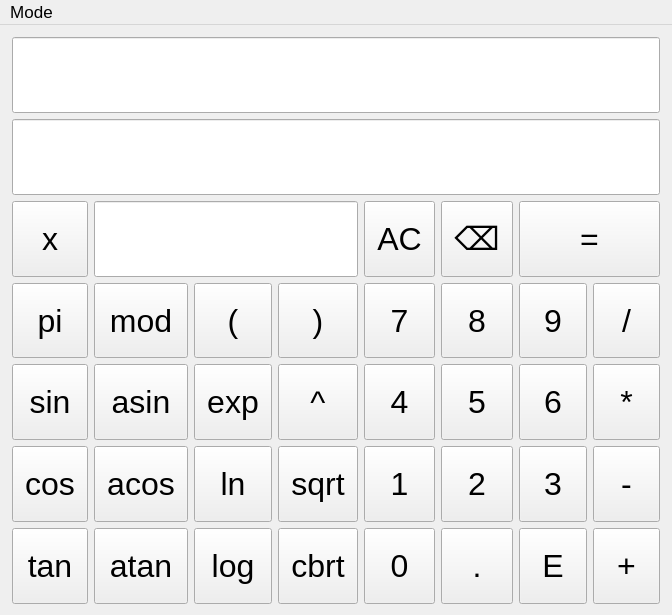
<?xml version="1.0" encoding="UTF-8"?>
<ui version="4.0">
 <class>MainWindow</class>
 <widget class="QMainWindow" name="MainWindow">
  <property name="geometry">
   <rect>
    <x>0</x>
    <y>0</y>
    <width>672</width>
    <height>615</height>
   </rect>
  </property>
  <property name="sizePolicy">
   <sizepolicy hsizetype="Expanding" vsizetype="Expanding">
    <horstretch>0</horstretch>
    <verstretch>0</verstretch>
   </sizepolicy>
  </property>
  <property name="minimumSize">
   <size>
    <width>672</width>
    <height>615</height>
   </size>
  </property>
  <property name="maximumSize">
   <size>
    <width>672</width>
    <height>615</height>
   </size>
  </property>
  <property name="sizeIncrement">
   <size>
    <width>0</width>
    <height>0</height>
   </size>
  </property>
  <property name="font">
   <font>
    <pointsize>24</pointsize>
   </font>
  </property>
  <property name="windowTitle">
   <string>Engineer Calculator</string>
  </property>
  <widget class="QWidget" name="centralwidget">
   <property name="minimumSize">
    <size>
     <width>672</width>
     <height>591</height>
    </size>
   </property>
   <property name="maximumSize">
    <size>
     <width>16777215</width>
     <height>16777215</height>
    </size>
   </property>
   <layout class="QGridLayout" name="gridLayout">
    <property name="leftMargin">
     <number>12</number>
    </property>
    <property name="topMargin">
     <number>12</number>
    </property>
    <property name="rightMargin">
     <number>12</number>
    </property>
    <property name="bottomMargin">
     <number>12</number>
    </property>
    <property name="spacing">
     <number>-1</number>
    </property>
    <item row="2" column="1" colspan="3">
     <widget class="QLineEdit" name="lineEdit_input_x">
      <property name="sizePolicy">
       <sizepolicy hsizetype="Ignored" vsizetype="Expanding">
        <horstretch>0</horstretch>
        <verstretch>0</verstretch>
       </sizepolicy>
      </property>
      <property name="frame">
       <bool>true</bool>
      </property>
     </widget>
    </item>
    <item row="5" column="5">
     <widget class="QToolButton" name="toolButton_2">
      <property name="sizePolicy">
       <sizepolicy hsizetype="Expanding" vsizetype="Expanding">
        <horstretch>0</horstretch>
        <verstretch>0</verstretch>
       </sizepolicy>
      </property>
      <property name="minimumSize">
       <size>
        <width>40</width>
        <height>40</height>
       </size>
      </property>
      <property name="cursor">
       <cursorShape>PointingHandCursor</cursorShape>
      </property>
      <property name="text">
       <string>2</string>
      </property>
     </widget>
    </item>
    <item row="3" column="4">
     <widget class="QToolButton" name="toolButton_7">
      <property name="sizePolicy">
       <sizepolicy hsizetype="Expanding" vsizetype="Expanding">
        <horstretch>0</horstretch>
        <verstretch>0</verstretch>
       </sizepolicy>
      </property>
      <property name="minimumSize">
       <size>
        <width>40</width>
        <height>40</height>
       </size>
      </property>
      <property name="cursor">
       <cursorShape>PointingHandCursor</cursorShape>
      </property>
      <property name="text">
       <string>7</string>
      </property>
     </widget>
    </item>
    <item row="6" column="1">
     <widget class="QToolButton" name="toolButton_atan">
      <property name="sizePolicy">
       <sizepolicy hsizetype="Expanding" vsizetype="Expanding">
        <horstretch>0</horstretch>
        <verstretch>0</verstretch>
       </sizepolicy>
      </property>
      <property name="minimumSize">
       <size>
        <width>40</width>
        <height>40</height>
       </size>
      </property>
      <property name="cursor">
       <cursorShape>PointingHandCursor</cursorShape>
      </property>
      <property name="text">
       <string>atan</string>
      </property>
     </widget>
    </item>
    <item row="4" column="6">
     <widget class="QToolButton" name="toolButton_6">
      <property name="sizePolicy">
       <sizepolicy hsizetype="Expanding" vsizetype="Expanding">
        <horstretch>0</horstretch>
        <verstretch>0</verstretch>
       </sizepolicy>
      </property>
      <property name="minimumSize">
       <size>
        <width>40</width>
        <height>40</height>
       </size>
      </property>
      <property name="cursor">
       <cursorShape>PointingHandCursor</cursorShape>
      </property>
      <property name="text">
       <string>6</string>
      </property>
     </widget>
    </item>
    <item row="6" column="6">
     <widget class="QToolButton" name="toolButton_E">
      <property name="sizePolicy">
       <sizepolicy hsizetype="Expanding" vsizetype="Expanding">
        <horstretch>0</horstretch>
        <verstretch>0</verstretch>
       </sizepolicy>
      </property>
      <property name="minimumSize">
       <size>
        <width>40</width>
        <height>40</height>
       </size>
      </property>
      <property name="cursor">
       <cursorShape>PointingHandCursor</cursorShape>
      </property>
      <property name="whatsThis">
       <string/>
      </property>
      <property name="text">
       <string>E</string>
      </property>
     </widget>
    </item>
    <item row="5" column="4">
     <widget class="QToolButton" name="toolButton_1">
      <property name="sizePolicy">
       <sizepolicy hsizetype="Expanding" vsizetype="Expanding">
        <horstretch>0</horstretch>
        <verstretch>0</verstretch>
       </sizepolicy>
      </property>
      <property name="minimumSize">
       <size>
        <width>40</width>
        <height>40</height>
       </size>
      </property>
      <property name="cursor">
       <cursorShape>PointingHandCursor</cursorShape>
      </property>
      <property name="text">
       <string>1</string>
      </property>
     </widget>
    </item>
    <item row="6" column="2">
     <widget class="QToolButton" name="toolButton_log">
      <property name="sizePolicy">
       <sizepolicy hsizetype="Expanding" vsizetype="Expanding">
        <horstretch>0</horstretch>
        <verstretch>0</verstretch>
       </sizepolicy>
      </property>
      <property name="minimumSize">
       <size>
        <width>40</width>
        <height>40</height>
       </size>
      </property>
      <property name="cursor">
       <cursorShape>PointingHandCursor</cursorShape>
      </property>
      <property name="text">
       <string>log</string>
      </property>
     </widget>
    </item>
    <item row="6" column="5">
     <widget class="QToolButton" name="toolButton_point">
      <property name="sizePolicy">
       <sizepolicy hsizetype="Expanding" vsizetype="Expanding">
        <horstretch>0</horstretch>
        <verstretch>0</verstretch>
       </sizepolicy>
      </property>
      <property name="minimumSize">
       <size>
        <width>40</width>
        <height>40</height>
       </size>
      </property>
      <property name="cursor">
       <cursorShape>PointingHandCursor</cursorShape>
      </property>
      <property name="text">
       <string>.</string>
      </property>
     </widget>
    </item>
    <item row="6" column="7">
     <widget class="QToolButton" name="toolButton_add">
      <property name="sizePolicy">
       <sizepolicy hsizetype="Expanding" vsizetype="Expanding">
        <horstretch>0</horstretch>
        <verstretch>0</verstretch>
       </sizepolicy>
      </property>
      <property name="minimumSize">
       <size>
        <width>40</width>
        <height>40</height>
       </size>
      </property>
      <property name="cursor">
       <cursorShape>PointingHandCursor</cursorShape>
      </property>
      <property name="text">
       <string>+</string>
      </property>
     </widget>
    </item>
    <item row="4" column="7">
     <widget class="QToolButton" name="toolButton_mult">
      <property name="sizePolicy">
       <sizepolicy hsizetype="Expanding" vsizetype="Expanding">
        <horstretch>0</horstretch>
        <verstretch>0</verstretch>
       </sizepolicy>
      </property>
      <property name="minimumSize">
       <size>
        <width>40</width>
        <height>40</height>
       </size>
      </property>
      <property name="cursor">
       <cursorShape>PointingHandCursor</cursorShape>
      </property>
      <property name="text">
       <string>*</string>
      </property>
     </widget>
    </item>
    <item row="2" column="5">
     <widget class="QToolButton" name="toolButton_backspace">
      <property name="sizePolicy">
       <sizepolicy hsizetype="Expanding" vsizetype="Expanding">
        <horstretch>0</horstretch>
        <verstretch>0</verstretch>
       </sizepolicy>
      </property>
      <property name="minimumSize">
       <size>
        <width>40</width>
        <height>40</height>
       </size>
      </property>
      <property name="cursor">
       <cursorShape>PointingHandCursor</cursorShape>
      </property>
      <property name="text">
       <string>⌫</string>
      </property>
      <property name="autoRepeat">
       <bool>true</bool>
      </property>
     </widget>
    </item>
    <item row="2" column="0">
     <widget class="QToolButton" name="toolButton_x">
      <property name="sizePolicy">
       <sizepolicy hsizetype="Expanding" vsizetype="Expanding">
        <horstretch>0</horstretch>
        <verstretch>0</verstretch>
       </sizepolicy>
      </property>
      <property name="minimumSize">
       <size>
        <width>40</width>
        <height>40</height>
       </size>
      </property>
      <property name="cursor">
       <cursorShape>PointingHandCursor</cursorShape>
      </property>
      <property name="text">
       <string>x</string>
      </property>
      <property name="popupMode">
       <enum>QToolButton::DelayedPopup</enum>
      </property>
      <property name="autoRaise">
       <bool>false</bool>
      </property>
     </widget>
    </item>
    <item row="6" column="0">
     <widget class="QToolButton" name="toolButton_tan">
      <property name="sizePolicy">
       <sizepolicy hsizetype="Expanding" vsizetype="Expanding">
        <horstretch>0</horstretch>
        <verstretch>0</verstretch>
       </sizepolicy>
      </property>
      <property name="minimumSize">
       <size>
        <width>40</width>
        <height>40</height>
       </size>
      </property>
      <property name="cursor">
       <cursorShape>PointingHandCursor</cursorShape>
      </property>
      <property name="text">
       <string>tan</string>
      </property>
     </widget>
    </item>
    <item row="3" column="5">
     <widget class="QToolButton" name="toolButton_8">
      <property name="sizePolicy">
       <sizepolicy hsizetype="Expanding" vsizetype="Expanding">
        <horstretch>0</horstretch>
        <verstretch>0</verstretch>
       </sizepolicy>
      </property>
      <property name="minimumSize">
       <size>
        <width>40</width>
        <height>40</height>
       </size>
      </property>
      <property name="cursor">
       <cursorShape>PointingHandCursor</cursorShape>
      </property>
      <property name="text">
       <string>8</string>
      </property>
     </widget>
    </item>
    <item row="4" column="0">
     <widget class="QToolButton" name="toolButton_sin">
      <property name="sizePolicy">
       <sizepolicy hsizetype="Expanding" vsizetype="Expanding">
        <horstretch>0</horstretch>
        <verstretch>0</verstretch>
       </sizepolicy>
      </property>
      <property name="minimumSize">
       <size>
        <width>40</width>
        <height>40</height>
       </size>
      </property>
      <property name="cursor">
       <cursorShape>PointingHandCursor</cursorShape>
      </property>
      <property name="text">
       <string>sin</string>
      </property>
     </widget>
    </item>
    <item row="4" column="3">
     <widget class="QToolButton" name="toolButton_power">
      <property name="sizePolicy">
       <sizepolicy hsizetype="Expanding" vsizetype="Expanding">
        <horstretch>0</horstretch>
        <verstretch>0</verstretch>
       </sizepolicy>
      </property>
      <property name="minimumSize">
       <size>
        <width>40</width>
        <height>40</height>
       </size>
      </property>
      <property name="cursor">
       <cursorShape>PointingHandCursor</cursorShape>
      </property>
      <property name="text">
       <string>^</string>
      </property>
     </widget>
    </item>
    <item row="6" column="3">
     <widget class="QToolButton" name="toolButton_cbrt">
      <property name="sizePolicy">
       <sizepolicy hsizetype="Expanding" vsizetype="Expanding">
        <horstretch>0</horstretch>
        <verstretch>0</verstretch>
       </sizepolicy>
      </property>
      <property name="minimumSize">
       <size>
        <width>40</width>
        <height>40</height>
       </size>
      </property>
      <property name="cursor">
       <cursorShape>PointingHandCursor</cursorShape>
      </property>
      <property name="text">
       <string>cbrt</string>
      </property>
     </widget>
    </item>
    <item row="5" column="1">
     <widget class="QToolButton" name="toolButton_acos">
      <property name="sizePolicy">
       <sizepolicy hsizetype="Expanding" vsizetype="Expanding">
        <horstretch>0</horstretch>
        <verstretch>0</verstretch>
       </sizepolicy>
      </property>
      <property name="minimumSize">
       <size>
        <width>40</width>
        <height>40</height>
       </size>
      </property>
      <property name="cursor">
       <cursorShape>PointingHandCursor</cursorShape>
      </property>
      <property name="text">
       <string>acos</string>
      </property>
     </widget>
    </item>
    <item row="4" column="5">
     <widget class="QToolButton" name="toolButton_5">
      <property name="sizePolicy">
       <sizepolicy hsizetype="Expanding" vsizetype="Expanding">
        <horstretch>0</horstretch>
        <verstretch>0</verstretch>
       </sizepolicy>
      </property>
      <property name="minimumSize">
       <size>
        <width>40</width>
        <height>40</height>
       </size>
      </property>
      <property name="cursor">
       <cursorShape>PointingHandCursor</cursorShape>
      </property>
      <property name="text">
       <string>5</string>
      </property>
     </widget>
    </item>
    <item row="0" column="0" colspan="8">
     <widget class="QLineEdit" name="lineEdit_input">
      <property name="sizePolicy">
       <sizepolicy hsizetype="Expanding" vsizetype="MinimumExpanding">
        <horstretch>0</horstretch>
        <verstretch>0</verstretch>
       </sizepolicy>
      </property>
      <property name="font">
       <font>
        <pointsize>24</pointsize>
       </font>
      </property>
     </widget>
    </item>
    <item row="5" column="0">
     <widget class="QToolButton" name="toolButton_cos">
      <property name="sizePolicy">
       <sizepolicy hsizetype="Expanding" vsizetype="Expanding">
        <horstretch>0</horstretch>
        <verstretch>0</verstretch>
       </sizepolicy>
      </property>
      <property name="minimumSize">
       <size>
        <width>40</width>
        <height>40</height>
       </size>
      </property>
      <property name="cursor">
       <cursorShape>PointingHandCursor</cursorShape>
      </property>
      <property name="text">
       <string>cos</string>
      </property>
     </widget>
    </item>
    <item row="1" column="0" colspan="8">
     <widget class="QLineEdit" name="lineEdit_output">
      <property name="sizePolicy">
       <sizepolicy hsizetype="Expanding" vsizetype="Expanding">
        <horstretch>0</horstretch>
        <verstretch>0</verstretch>
       </sizepolicy>
      </property>
      <property name="alignment">
       <set>Qt::AlignRight|Qt::AlignTrailing|Qt::AlignVCenter</set>
      </property>
      <property name="readOnly">
       <bool>true</bool>
      </property>
     </widget>
    </item>
    <item row="3" column="7">
     <widget class="QToolButton" name="toolButton_div">
      <property name="sizePolicy">
       <sizepolicy hsizetype="Expanding" vsizetype="Expanding">
        <horstretch>0</horstretch>
        <verstretch>0</verstretch>
       </sizepolicy>
      </property>
      <property name="minimumSize">
       <size>
        <width>40</width>
        <height>40</height>
       </size>
      </property>
      <property name="cursor">
       <cursorShape>PointingHandCursor</cursorShape>
      </property>
      <property name="text">
       <string>/</string>
      </property>
     </widget>
    </item>
    <item row="3" column="1">
     <widget class="QToolButton" name="toolButton_mod">
      <property name="sizePolicy">
       <sizepolicy hsizetype="Expanding" vsizetype="Expanding">
        <horstretch>0</horstretch>
        <verstretch>0</verstretch>
       </sizepolicy>
      </property>
      <property name="minimumSize">
       <size>
        <width>40</width>
        <height>40</height>
       </size>
      </property>
      <property name="cursor">
       <cursorShape>PointingHandCursor</cursorShape>
      </property>
      <property name="text">
       <string>mod</string>
      </property>
     </widget>
    </item>
    <item row="5" column="6">
     <widget class="QToolButton" name="toolButton_3">
      <property name="sizePolicy">
       <sizepolicy hsizetype="Expanding" vsizetype="Expanding">
        <horstretch>0</horstretch>
        <verstretch>0</verstretch>
       </sizepolicy>
      </property>
      <property name="minimumSize">
       <size>
        <width>40</width>
        <height>40</height>
       </size>
      </property>
      <property name="cursor">
       <cursorShape>PointingHandCursor</cursorShape>
      </property>
      <property name="text">
       <string>3</string>
      </property>
     </widget>
    </item>
    <item row="5" column="7">
     <widget class="QToolButton" name="toolButton_sub">
      <property name="sizePolicy">
       <sizepolicy hsizetype="Expanding" vsizetype="Expanding">
        <horstretch>0</horstretch>
        <verstretch>0</verstretch>
       </sizepolicy>
      </property>
      <property name="minimumSize">
       <size>
        <width>40</width>
        <height>40</height>
       </size>
      </property>
      <property name="cursor">
       <cursorShape>PointingHandCursor</cursorShape>
      </property>
      <property name="text">
       <string>-</string>
      </property>
     </widget>
    </item>
    <item row="4" column="4">
     <widget class="QToolButton" name="toolButton_4">
      <property name="sizePolicy">
       <sizepolicy hsizetype="Expanding" vsizetype="Expanding">
        <horstretch>0</horstretch>
        <verstretch>0</verstretch>
       </sizepolicy>
      </property>
      <property name="minimumSize">
       <size>
        <width>40</width>
        <height>40</height>
       </size>
      </property>
      <property name="cursor">
       <cursorShape>PointingHandCursor</cursorShape>
      </property>
      <property name="text">
       <string>4</string>
      </property>
     </widget>
    </item>
    <item row="5" column="3">
     <widget class="QToolButton" name="toolButton_sqrt">
      <property name="sizePolicy">
       <sizepolicy hsizetype="Expanding" vsizetype="Expanding">
        <horstretch>0</horstretch>
        <verstretch>0</verstretch>
       </sizepolicy>
      </property>
      <property name="minimumSize">
       <size>
        <width>40</width>
        <height>40</height>
       </size>
      </property>
      <property name="cursor">
       <cursorShape>PointingHandCursor</cursorShape>
      </property>
      <property name="text">
       <string>sqrt</string>
      </property>
     </widget>
    </item>
    <item row="2" column="4">
     <widget class="QToolButton" name="toolButton_all_clean">
      <property name="sizePolicy">
       <sizepolicy hsizetype="Expanding" vsizetype="Expanding">
        <horstretch>0</horstretch>
        <verstretch>0</verstretch>
       </sizepolicy>
      </property>
      <property name="minimumSize">
       <size>
        <width>40</width>
        <height>40</height>
       </size>
      </property>
      <property name="cursor">
       <cursorShape>PointingHandCursor</cursorShape>
      </property>
      <property name="text">
       <string>AC</string>
      </property>
     </widget>
    </item>
    <item row="4" column="2">
     <widget class="QToolButton" name="toolButton_exp">
      <property name="sizePolicy">
       <sizepolicy hsizetype="Expanding" vsizetype="Expanding">
        <horstretch>0</horstretch>
        <verstretch>0</verstretch>
       </sizepolicy>
      </property>
      <property name="minimumSize">
       <size>
        <width>40</width>
        <height>40</height>
       </size>
      </property>
      <property name="cursor">
       <cursorShape>PointingHandCursor</cursorShape>
      </property>
      <property name="text">
       <string>exp</string>
      </property>
     </widget>
    </item>
    <item row="2" column="6" colspan="2">
     <widget class="QToolButton" name="toolButton_equal">
      <property name="sizePolicy">
       <sizepolicy hsizetype="Expanding" vsizetype="Expanding">
        <horstretch>0</horstretch>
        <verstretch>0</verstretch>
       </sizepolicy>
      </property>
      <property name="minimumSize">
       <size>
        <width>40</width>
        <height>40</height>
       </size>
      </property>
      <property name="cursor">
       <cursorShape>PointingHandCursor</cursorShape>
      </property>
      <property name="text">
       <string>=</string>
      </property>
      <property name="shortcut">
       <string>Return</string>
      </property>
     </widget>
    </item>
    <item row="3" column="6">
     <widget class="QToolButton" name="toolButton_9">
      <property name="sizePolicy">
       <sizepolicy hsizetype="Expanding" vsizetype="Expanding">
        <horstretch>0</horstretch>
        <verstretch>0</verstretch>
       </sizepolicy>
      </property>
      <property name="minimumSize">
       <size>
        <width>40</width>
        <height>40</height>
       </size>
      </property>
      <property name="cursor">
       <cursorShape>PointingHandCursor</cursorShape>
      </property>
      <property name="text">
       <string>9</string>
      </property>
     </widget>
    </item>
    <item row="3" column="2">
     <widget class="QToolButton" name="toolButton_openBracket">
      <property name="sizePolicy">
       <sizepolicy hsizetype="Expanding" vsizetype="Expanding">
        <horstretch>0</horstretch>
        <verstretch>0</verstretch>
       </sizepolicy>
      </property>
      <property name="minimumSize">
       <size>
        <width>40</width>
        <height>40</height>
       </size>
      </property>
      <property name="cursor">
       <cursorShape>PointingHandCursor</cursorShape>
      </property>
      <property name="text">
       <string>(</string>
      </property>
     </widget>
    </item>
    <item row="3" column="3">
     <widget class="QToolButton" name="toolButton_closeBracket">
      <property name="sizePolicy">
       <sizepolicy hsizetype="Expanding" vsizetype="Expanding">
        <horstretch>0</horstretch>
        <verstretch>0</verstretch>
       </sizepolicy>
      </property>
      <property name="minimumSize">
       <size>
        <width>40</width>
        <height>40</height>
       </size>
      </property>
      <property name="cursor">
       <cursorShape>PointingHandCursor</cursorShape>
      </property>
      <property name="text">
       <string>)</string>
      </property>
     </widget>
    </item>
    <item row="5" column="2">
     <widget class="QToolButton" name="toolButton_ln">
      <property name="sizePolicy">
       <sizepolicy hsizetype="Expanding" vsizetype="Expanding">
        <horstretch>0</horstretch>
        <verstretch>0</verstretch>
       </sizepolicy>
      </property>
      <property name="minimumSize">
       <size>
        <width>40</width>
        <height>40</height>
       </size>
      </property>
      <property name="cursor">
       <cursorShape>PointingHandCursor</cursorShape>
      </property>
      <property name="text">
       <string>ln</string>
      </property>
     </widget>
    </item>
    <item row="6" column="4">
     <widget class="QToolButton" name="toolButton_0">
      <property name="sizePolicy">
       <sizepolicy hsizetype="Expanding" vsizetype="Expanding">
        <horstretch>0</horstretch>
        <verstretch>0</verstretch>
       </sizepolicy>
      </property>
      <property name="minimumSize">
       <size>
        <width>40</width>
        <height>40</height>
       </size>
      </property>
      <property name="cursor">
       <cursorShape>PointingHandCursor</cursorShape>
      </property>
      <property name="text">
       <string>0</string>
      </property>
     </widget>
    </item>
    <item row="4" column="1">
     <widget class="QToolButton" name="toolButton_asin">
      <property name="sizePolicy">
       <sizepolicy hsizetype="Expanding" vsizetype="Expanding">
        <horstretch>0</horstretch>
        <verstretch>0</verstretch>
       </sizepolicy>
      </property>
      <property name="minimumSize">
       <size>
        <width>40</width>
        <height>40</height>
       </size>
      </property>
      <property name="cursor">
       <cursorShape>PointingHandCursor</cursorShape>
      </property>
      <property name="text">
       <string>asin</string>
      </property>
     </widget>
    </item>
    <item row="3" column="0">
     <widget class="QToolButton" name="toolButton_pi">
      <property name="sizePolicy">
       <sizepolicy hsizetype="Expanding" vsizetype="Expanding">
        <horstretch>0</horstretch>
        <verstretch>0</verstretch>
       </sizepolicy>
      </property>
      <property name="minimumSize">
       <size>
        <width>40</width>
        <height>40</height>
       </size>
      </property>
      <property name="cursor">
       <cursorShape>PointingHandCursor</cursorShape>
      </property>
      <property name="text">
       <string>pi</string>
      </property>
     </widget>
    </item>
   </layout>
  </widget>
  <widget class="QMenuBar" name="menubar">
   <property name="geometry">
    <rect>
     <x>0</x>
     <y>0</y>
     <width>672</width>
     <height>24</height>
    </rect>
   </property>
   <property name="font">
    <font>
     <pointsize>13</pointsize>
    </font>
   </property>
   <widget class="QMenu" name="menu">
    <property name="title">
     <string>Mode</string>
    </property>
    <addaction name="actionEngineer_Calculator"/>
    <addaction name="actionGraph_View"/>
    <addaction name="separator"/>
    <addaction name="actionCredit_Calculator"/>
    <addaction name="actionDeposit_Calculator"/>
   </widget>
   <addaction name="menu"/>
  </widget>
  <action name="actionEngineer_Calculator">
   <property name="text">
    <string>Engineer Calculator</string>
   </property>
  </action>
  <action name="actionCredit_Calculator">
   <property name="text">
    <string>Credit Calculator</string>
   </property>
  </action>
  <action name="actionDeposit_Calculator">
   <property name="text">
    <string>Deposit Calculator</string>
   </property>
  </action>
  <action name="actionGraph_View">
   <property name="text">
    <string>Graph Plot</string>
   </property>
  </action>
 </widget>
 <tabstops>
  <tabstop>lineEdit_output</tabstop>
  <tabstop>toolButton_x</tabstop>
  <tabstop>lineEdit_input_x</tabstop>
  <tabstop>toolButton_all_clean</tabstop>
  <tabstop>toolButton_backspace</tabstop>
  <tabstop>toolButton_equal</tabstop>
  <tabstop>toolButton_pi</tabstop>
  <tabstop>toolButton_mod</tabstop>
  <tabstop>toolButton_openBracket</tabstop>
  <tabstop>toolButton_closeBracket</tabstop>
  <tabstop>toolButton_7</tabstop>
  <tabstop>toolButton_8</tabstop>
  <tabstop>toolButton_9</tabstop>
  <tabstop>toolButton_div</tabstop>
  <tabstop>toolButton_sin</tabstop>
  <tabstop>toolButton_asin</tabstop>
  <tabstop>toolButton_exp</tabstop>
  <tabstop>toolButton_power</tabstop>
  <tabstop>toolButton_4</tabstop>
  <tabstop>toolButton_5</tabstop>
  <tabstop>toolButton_6</tabstop>
  <tabstop>toolButton_mult</tabstop>
  <tabstop>toolButton_cos</tabstop>
  <tabstop>toolButton_acos</tabstop>
  <tabstop>toolButton_ln</tabstop>
  <tabstop>toolButton_sqrt</tabstop>
  <tabstop>toolButton_1</tabstop>
  <tabstop>toolButton_2</tabstop>
  <tabstop>toolButton_3</tabstop>
  <tabstop>toolButton_sub</tabstop>
  <tabstop>toolButton_tan</tabstop>
  <tabstop>toolButton_atan</tabstop>
  <tabstop>toolButton_log</tabstop>
  <tabstop>toolButton_cbrt</tabstop>
  <tabstop>toolButton_0</tabstop>
  <tabstop>toolButton_point</tabstop>
  <tabstop>toolButton_E</tabstop>
  <tabstop>toolButton_add</tabstop>
 </tabstops>
 <resources/>
 <connections/>
</ui>
